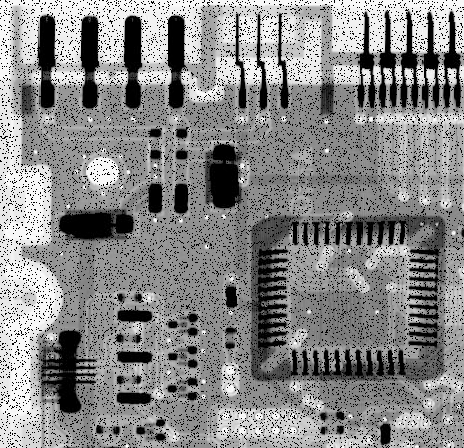
#> input picture Khôi phục loại bỏ ảnh/Anh_nhieu_hat_tieu.tif, 464 x 448 px
$ python Khoi_phuc_anh_loc_thong_ke_thu_tu_Phan2.py
#> lines starting #> are read from the running program, lines starting #| are printed output that depends on the picture
import numpy as np
import cv2
import matplotlib.pyplot as plt


def Loc_TKTT_Midpoint(img, ksize):
    m, n = img.shape
    img_ket_qua_anh_loc_Midpoint = np.zeros([m, n])
    h=(ksize -1) // 2
    padded_img = np.pad(img, (h, h), mode='reflect')
    for i in range(m):
        for j in range(n):
            vung_anh_kich_thuoc_k = padded_img[i:i+ksize,j:j+ksize]
            gia_tri_Max = np.max(vung_anh_kich_thuoc_k)
            gia_tri_Min = np.min(vung_anh_kich_thuoc_k)
            img_ket_qua_anh_loc_Midpoint[i, j] = (gia_tri_Max + gia_tri_Min)/2
    return img_ket_qua_anh_loc_Midpoint

def Loc_Trung_binh_cat_Alpha(img, ksize, alpha):
    m,n = img.shape
    img_LQ_Trung_binh_cat_Alpha = np.zeros([m, n])
    h = (ksize - 1) // 2
    d = int(ksize*ksize*alpha)
    padded_img = np.pad(img,(h,h),mode='reflect')
    for i in range(m):
        for j in range(n):
            vung_anh_kich_thuoc_k = padded_img[i:i+ksize,j:j+ksize].flatten()
            vung_anh_kich_thuoc_k.sort()
            vung_anh_kich_thuoc_con_lai = vung_anh_kich_thuoc_k[d//2:-d//2]
            img_LQ_Trung_binh_cat_Alpha[i,j] = np.sum(vung_anh_kich_thuoc_con_lai) / (m*n-d)
    return img_LQ_Trung_binh_cat_Alpha

if __name__ == "__main__":

    img_nhieu_hat_tieu = cv2.imread('Anh_nhieu_hat_tieu.tif', 0)
#> img_nhieu_hat_tieu is the input picture: shape (448, 464); min 0, max 255, mean 135.7
    img_nhieu_muoi = cv2.imread('Anh_nhieu_muoi.tif', 0)
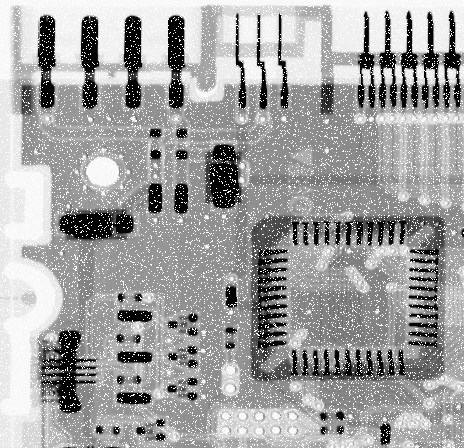
#> input picture Khôi phục loại bỏ ảnh/Anh_nhieu_muoi.tif, 464 x 448 px
#> img_nhieu_muoi is the input picture: shape (448, 464); min 0, max 255, mean 161.2
    img_nhieu_dong_nhat = cv2.imread('Anh_nhieu_DN_de_loc_MidPoint.tif', 0)
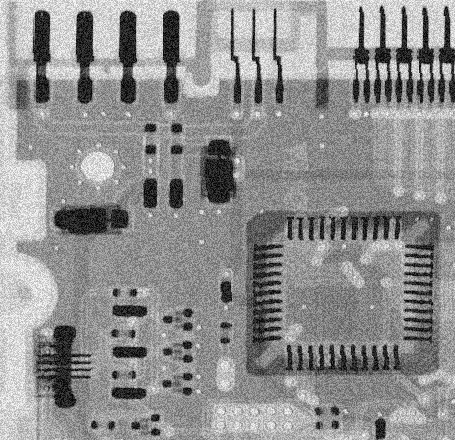
#> input picture Khôi phục loại bỏ ảnh/Anh_nhieu_DN_de_loc_MidPoint.tif, 455 x 440 px
#> img_nhieu_dong_nhat is the input picture: shape (440, 455); min 0, max 255, mean 143.4
    ksize = 5 # Để lọc ảnh Midpoint
    alpha = 0.25

    img_KQ_MidPoint= Loc_TKTT_Midpoint(img_nhieu_dong_nhat , ksize)
#> in Loc_TKTT_Midpoint, `padded_img = np.pad(img, (h, h), mode='reflect')`:
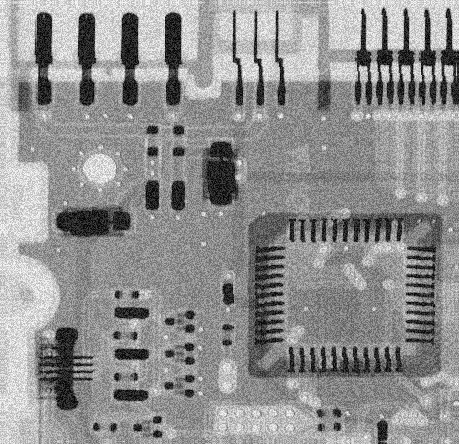
#> padded_img: shape (444, 459); min 0, max 255, mean 144.1
#> after the loop in Loc_TKTT_Midpoint, `for i in range(m):`:
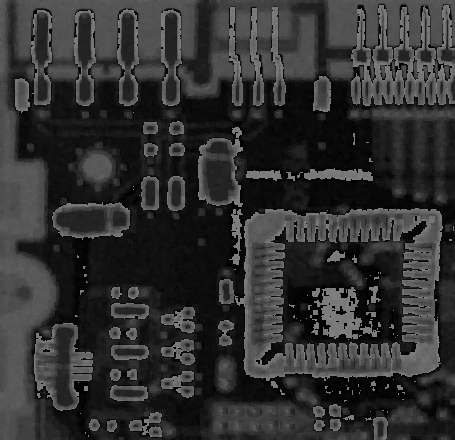
#> img_ket_qua_anh_loc_Midpoint: shape (440, 455) float64; min 0, max 127.5, mean 48.9
    img_KQ_TBCA = Loc_Trung_binh_cat_Alpha(img_nhieu_dong_nhat, ksize, alpha)
#> after the loop in Loc_Trung_binh_cat_Alpha, `for i in range(m):`:
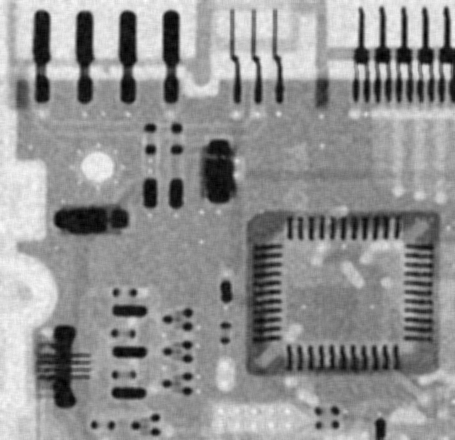
#> img_LQ_Trung_binh_cat_Alpha: shape (440, 455) float64; min 0.00164, max 0.0225, mean 0.0136; drawn with min black and max white

    fig = plt.figure(figsize=(16, 9))     # Thiết lập vùng (cửa sổ) vẽ
    (ax1, ax2), (ax3,ax4) = fig.subplots(2, 2)        # Thiết lập 2 vùng con ax1, ax2
    ax1.imshow(img_nhieu_dong_nhat, cmap='gray')      # Hiển thị ảnh gốc vùng ax1
    ax1.set_title("ảnh gốc bị nhiễu đồng nhất")             # Thiết lập tiêu đề vùng ax1
    ax1.axis("off")

    ax2.imshow(img_KQ_MidPoint, cmap='gray')       # Hiển thị ảnh sau khi lọc
    ax2.set_title("ảnh sau khi lọc MidPoint") # Thiết lập tiêu đề vùng ax2
    ax2.axis("off")

    ax3.axis("off")

    ax4.imshow(img_KQ_TBCA, cmap='gray')  # Hiển thị ảnh sau khi lọc
    ax4.set_title("ảnh sau khi lọc cắt TB Alpha")  # Thiết lập tiêu đề vùng ax2
    ax4.axis("off")

    plt.show()
